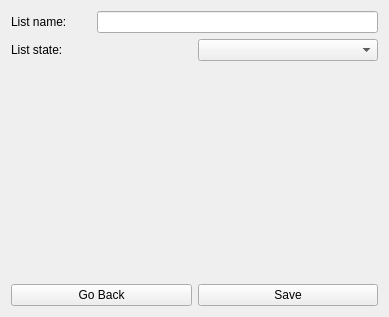
<?xml version="1.0" encoding="UTF-8"?>
<ui version="4.0">
 <class>ListCreateSubPage</class>
 <widget class="QWidget" name="ListCreateSubPage">
  <property name="geometry">
   <rect>
    <x>0</x>
    <y>0</y>
    <width>389</width>
    <height>317</height>
   </rect>
  </property>
  <property name="windowTitle">
   <string>Form</string>
  </property>
  <layout class="QGridLayout" name="gridLayout" columnstretch="0">
   <item row="3" column="0">
    <layout class="QHBoxLayout" name="horizontalLayout_3">
     <item>
      <widget class="QPushButton" name="GoBackButton">
       <property name="text">
        <string>Go Back</string>
       </property>
      </widget>
     </item>
     <item>
      <widget class="QPushButton" name="SaveButton">
       <property name="text">
        <string>Save</string>
       </property>
      </widget>
     </item>
    </layout>
   </item>
   <item row="0" column="0">
    <layout class="QVBoxLayout" name="verticalLayout">
     <item>
      <layout class="QHBoxLayout" name="horizontalLayout">
       <item>
        <widget class="QLabel" name="label">
         <property name="minimumSize">
          <size>
           <width>80</width>
           <height>0</height>
          </size>
         </property>
         <property name="text">
          <string>List name:</string>
         </property>
        </widget>
       </item>
       <item>
        <widget class="QLineEdit" name="lineEdit">
         <property name="maximumSize">
          <size>
           <width>16777215</width>
           <height>16777215</height>
          </size>
         </property>
        </widget>
       </item>
      </layout>
     </item>
     <item>
      <layout class="QHBoxLayout" name="horizontalLayout_2"/>
     </item>
    </layout>
   </item>
   <item row="2" column="0">
    <spacer name="verticalSpacer">
     <property name="orientation">
      <enum>Qt::Vertical</enum>
     </property>
     <property name="sizeHint" stdset="0">
      <size>
       <width>20</width>
       <height>40</height>
      </size>
     </property>
    </spacer>
   </item>
   <item row="1" column="0">
    <layout class="QVBoxLayout" name="verticalLayout_2">
     <item>
      <layout class="QHBoxLayout" name="horizontalLayout_4">
       <item>
        <widget class="QLabel" name="label_2">
         <property name="text">
          <string>List state: </string>
         </property>
        </widget>
       </item>
       <item>
        <widget class="QComboBox" name="ListState"/>
       </item>
      </layout>
     </item>
    </layout>
   </item>
  </layout>
 </widget>
 <resources/>
 <connections/>
</ui>
